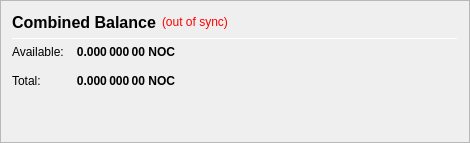
                   <widget class="QFrame" name="frame_CombinedBalances">
                    <property name="minimumSize">
                     <size>
                      <width>470</width>
                      <height>0</height>
                     </size>
                    </property>
                    <property name="frameShape">
                     <enum>QFrame::StyledPanel</enum>
                    </property>
                    <property name="frameShadow">
                     <enum>QFrame::Raised</enum>
                    </property>
                    <layout class="QVBoxLayout" name="verticalLayout_5">
                     <item>
                      <layout class="QHBoxLayout" name="horizontalLayout_5" stretch="0">
                       <item>
                        <widget class="QLabel" name="label_5z">
                         <property name="minimumSize">
                          <size>
                           <width>0</width>
                           <height>20</height>
                          </size>
                         </property>
                         <property name="font">
                          <font>
                           <pointsize>12</pointsize>
                           <weight>75</weight>
                           <bold>true</bold>
                          </font>
                         </property>
                         <property name="toolTip">
                          <string>Combined Balance (including unconfirmed and immature coins)</string>
                         </property>
                         <property name="text">
                          <string>Combined Balance</string>
                         </property>
                        </widget>
                       </item>
                       <item>
                        <widget class="QLabel" name="labelWalletStatus">
                         <property name="cursor">
                          <cursorShape>WhatsThisCursor</cursorShape>
                         </property>
                         <property name="toolTip">
                          <string>The displayed information may be out of date. Your wallet automatically synchronizes with the NocNoc network after a connection is established, but this process has not completed yet.</string>
                         </property>
                         <property name="styleSheet">
                          <string notr="true">QLabel { color: red; }</string>
                         </property>
                         <property name="text">
                          <string notr="true">(out of sync)</string>
                         </property>
                         <property name="alignment">
                          <set>Qt::AlignLeading|Qt::AlignLeft|Qt::AlignVCenter</set>
                         </property>
                        </widget>
                       </item>
                       <item>
                        <spacer name="horizontalSpacer_1">
                         <property name="orientation">
                          <enum>Qt::Horizontal</enum>
                         </property>
                         <property name="sizeHint" stdset="0">
                          <size>
                           <width>40</width>
                           <height>20</height>
                          </size>
                         </property>
                        </spacer>
                       </item>
                      </layout>
                     </item>
                     <item>
                      <widget class="Line" name="line_CombinedBalance">
                       <property name="minimumSize">
                        <size>
                         <width>0</width>
                         <height>1</height>
                        </size>
                       </property>
                       <property name="maximumSize">
                        <size>
                         <width>16777215</width>
                         <height>1</height>
                        </size>
                       </property>
                       <property name="orientation">
                        <enum>Qt::Horizontal</enum>
                       </property>
                      </widget>
                     </item>
                     <item>
                      <layout class="QGridLayout" name="gridLayout_3">
                       <property name="spacing">
                        <number>12</number>
                       </property>
                       <item row="1" column="0">
                        <widget class="QLabel" name="labelBalanceTextz">
                         <property name="text">
                          <string>Available:</string>
                         </property>
                        </widget>
                       </item>
                       <item row="1" column="1">
                        <widget class="QLabel" name="labelBalancez">
                         <property name="font">
                          <font>
                           <weight>75</weight>
                           <bold>true</bold>
                          </font>
                         </property>
                         <property name="cursor">
                          <cursorShape>IBeamCursor</cursorShape>
                         </property>
                         <property name="toolTip">
                          <string>Your current spendable balance</string>
                         </property>
                         <property name="text">
                          <string notr="true">0.000 000 00 NOC</string>
                         </property>
                         <property name="alignment">
                          <set>Qt::AlignRight|Qt::AlignTrailing|Qt::AlignVCenter</set>
                         </property>
                         <property name="textInteractionFlags">
                          <set>Qt::LinksAccessibleByMouse|Qt::TextSelectableByKeyboard|Qt::TextSelectableByMouse</set>
                         </property>
                        </widget>
                       </item>
                       <item row="2" column="0">
                        <widget class="QLabel" name="labelTotalTextz">
                         <property name="text">
                          <string>Total:</string>
                         </property>
                        </widget>
                       </item>
                       <item row="2" column="1">
                        <widget class="QLabel" name="labelTotalz">
                         <property name="font">
                          <font>
                           <weight>75</weight>
                           <bold>true</bold>
                          </font>
                         </property>
                         <property name="cursor">
                          <cursorShape>IBeamCursor</cursorShape>
                         </property>
                         <property name="toolTip">
                          <string>Total Balance, including all unavailable coins.</string>
                         </property>
                         <property name="text">
                          <string notr="true">0.000 000 00 NOC</string>
                         </property>
                         <property name="alignment">
                          <set>Qt::AlignRight|Qt::AlignTrailing|Qt::AlignVCenter</set>
                         </property>
                         <property name="textInteractionFlags">
                          <set>Qt::LinksAccessibleByMouse|Qt::TextSelectableByKeyboard|Qt::TextSelectableByMouse</set>
                         </property>
                        </widget>
                       </item>
                       <item row="2" column="3">
                        <spacer name="horizontalSpacer_2">
                         <property name="orientation">
                          <enum>Qt::Horizontal</enum>
                         </property>
                         <property name="sizeHint" stdset="0">
                          <size>
                           <width>40</width>
                           <height>20</height>
                          </size>
                         </property>
                        </spacer>
                       </item>
                      </layout>
                     </item>
                     <item>
                      <spacer name="verticalSpacer_1">
                       <property name="orientation">
                        <enum>Qt::Vertical</enum>
                       </property>
                       <property name="sizeHint" stdset="0">
                        <size>
                         <width>20</width>
                         <height>40</height>
                        </size>
                       </property>
                      </spacer>
                     </item>
                    </layout>
                   </widget>
